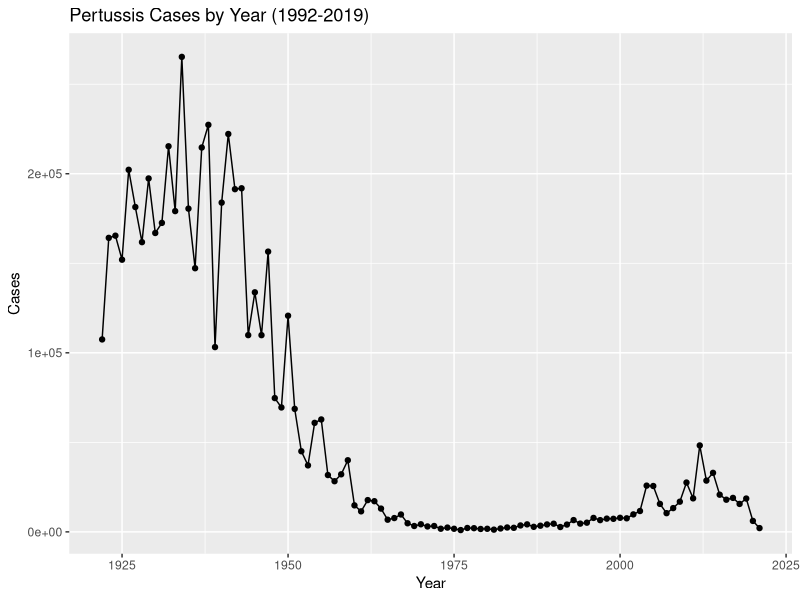
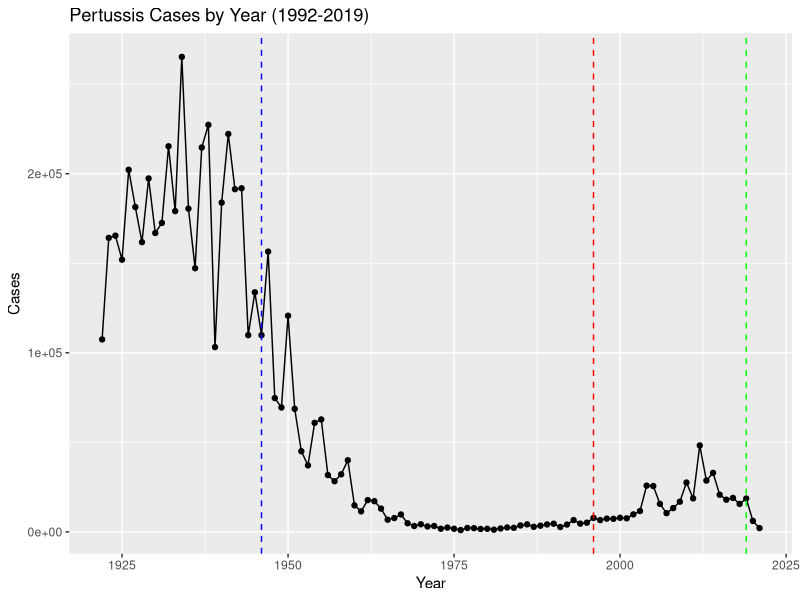

Generate these figures, in order, with R: (Note: this script raises an error after producing the figures.)
## ---- chunk 1
echo = FALSE

cdc <- data.frame(
                                                                                                                                                                                                            Year = c(1922L,1923L,1924L,
                                                                                                                                                                                                                     1925L,1926L,1927L,
                                                                                                                                                                                                                     1928L,1929L,1930L,
                                                                                                                                                                                                                     1931L,1932L,1933L,
                                                                                                                                                                                                                     1934L,1935L,1936L,
                                                                                                                                                                                                                     1937L,1938L,1939L,
                                                                                                                                                                                                                     1940L,1941L,
                                                                                                                                                                                                                     1942L,1943L,1944L,
                                                                                                                                                                                                                     1945L,1946L,1947L,
                                                                                                                                                                                                                     1948L,1949L,1950L,
                                                                                                                                                                                                                     1951L,1952L,1953L,
                                                                                                                                                                                                                     1954L,1955L,1956L,
                                                                                                                                                                                                                     1957L,1958L,1959L,
                                                                                                                                                                                                                     1960L,1961L,
                                                                                                                                                                                                                     1962L,1963L,1964L,
                                                                                                                                                                                                                     1965L,1966L,1967L,
                                                                                                                                                                                                                     1968L,1969L,1970L,
                                                                                                                                                                                                                     1971L,1972L,1973L,
                                                                                                                                                                                                                     1974L,1975L,1976L,
                                                                                                                                                                                                                     1977L,1978L,1979L,
                                                                                                                                                                                                                     1980L,1981L,
                                                                                                                                                                                                                     1982L,1983L,1984L,
                                                                                                                                                                                                                     1985L,1986L,1987L,
                                                                                                                                                                                                                     1988L,1989L,1990L,
                                                                                                                                                                                                                     1991L,1992L,1993L,
                                                                                                                                                                                                                     1994L,1995L,1996L,
                                                                                                                                                                                                                     1997L,1998L,1999L,
                                                                                                                                                                                                                     2000L,2001L,
                                                                                                                                                                                                                     2002L,2003L,2004L,
                                                                                                                                                                                                                     2005L,2006L,2007L,
                                                                                                                                                                                                                     2008L,2009L,2010L,
                                                                                                                                                                                                                     2011L,2012L,2013L,
                                                                                                                                                                                                                     2014L,2015L,2016L,
                                                                                                                                                                                                                     2017L,2018L,2019L,
                                                                                                                                                                                                                     2020L,2021L),
                                                                                                                                                                                    Cases = c(107473,164191,165418,
                                                                                                                                                                                                                     152003,202210,
                                                                                                                                                                                                                     181411,161799,197371,
                                                                                                                                                                                                                     166914,172559,
                                                                                                                                                                                                                     215343,179135,265269,
                                                                                                                                                                                                                     180518,147237,
                                                                                                                                                                                                                     214652,227319,103188,
                                                                                                                                                                                                                     183866,222202,
                                                                                                                                                                                                                     191383,191890,109873,
                                                                                                                                                                                                                     133792,109860,
                                                                                                                                                                                                                     156517,74715,69479,
                                                                                                                                                                                                                     120718,68687,45030,
                                                                                                                                                                                                                     37129,60886,62786,
                                                                                                                                                                                                                     31732,28295,32148,
                                                                                                                                                                                                                     40005,14809,
                                                                                                                                                                                                                     11468,17749,17135,
                                                                                                                                                                                                                     13005,6799,7717,9718,
                                                                                                                                                                                                                     4810,3285,4249,
                                                                                                                                                                                                                     3036,3287,1759,
                                                                                                                                                                                                                     2402,1738,1010,2177,
                                                                                                                                                                                                                     2063,1623,1730,
                                                                                                                                                                                                                     1248,1895,2463,
                                                                                                                                                                                                                     2276,3589,4195,2823,
                                                                                                                                                                                                                     3450,4157,4570,
                                                                                                                                                                                                                     2719,4083,6586,
                                                                                                                                                                                                                     4617,5137,7796,6564,
                                                                                                                                                                                                                     7405,7298,7867,
                                                                                                                                                                                                                     7580,9771,11647,
                                                                                                                                                                                                                     25827,25616,15632,
                                                                                                                                                                                                                     10454,13278,16858,
                                                                                                                                                                                                                     27550,18719,48277,
                                                                                                                                                                                                                     28639,32971,
                                                                                                                                                                                                                     20762,17972,18975,
                                                                                                                                                                                                                     15609,18617,6124,
                                                                                                                                                                                                                     2116)
                                                                                                                                                                                  )
## ---- chunk 2
head(cdc)
## ---- chunk 3
library(ggplot2)

ggplot(cdc) + aes(Year, Cases) + geom_point() + geom_line() + labs(title = "Pertussis Cases by Year (1992-2019)")
## ---- chunk 4

ggplot(cdc) + aes(Year, Cases) + geom_point() + geom_line() + 
  labs(title = "Pertussis Cases by Year (1992-2019)") + 
  geom_vline(xintercept = 1946, linetype = "dashed", col = "blue") + 
  geom_vline(xintercept = 1996, linetype = "dashed", col = "red") + 
  geom_vline(xintercept = 2019, linetype = "dashed", col = "green") 
## ---- chunk 5
library(jsonlite)

# Subject table

subject <- read_json("http://cmi-pb.org/api/subject", simplifyVector = TRUE)
specimen <- read_json("http://cmi-pb.org/api/specimen", simplifyVector = TRUE)

titer <- read_json("http://cmi-pb.org/api/v4/plasma_ab_titer", simplifyVector = TRUE)

## ---- chunk 6
head(subject)
## ---- chunk 7
head(titer)
## ---- chunk 8
table(subject$infancy_vac)
## ---- chunk 9
table(subject$biological_sex)
## ---- chunk 10
table(subject$race, subject$biological_sex)
## ---- chunk 11
library(tidyverse)
## ---- chunk 12
today()
## ---- chunk 13
today() - mdy("11-28-2001")
## ---- chunk 14
time_length( today() - ymd("2002-08-18"), "years")
## ---- chunk 15
subject$age <- today() - ymd(subject$year_of_birth)
## ---- chunk 16
library(dplyr)

 ap <- subject %>% filter(infancy_vac == "aP")

round( summary( time_length( ap$age, "years" ) ) )
## ---- chunk 17
# wP

wp <- subject %>% filter(infancy_vac == "wP") 
round( summary( time_length( wp$age, "years" ) ) )
## ---- chunk 18
subject$age <- ymd(subject$date_of_boost) - ymd(subject$year_of_birth)

subject$age_year <- time_length(subject$age, "year")

head(subject)
## ---- chunk 19
ggplot(subject) +
  aes(time_length(age, "year"),
      fill=as.factor(infancy_vac)) +
  geom_histogram(show.legend=FALSE) +
  facet_wrap(vars(infancy_vac), nrow=2) +
  xlab("Age in years")
## ---- chunk 20
meta <- inner_join(specimen, subject)

dim(meta)
head(meta)
## ---- chunk 21
head(titer)
## ---- chunk 22
abdata <- inner_join(titer, meta)

dim(abdata)
head(abdata)
## ---- chunk 23
table(abdata$isotype)
## ---- chunk 24
table(abdata$dataset)
## ---- chunk 25
igg <- abdata %>% filter(isotype == "IgG")

head(igg)
## ---- chunk 26
ggplot(igg) + aes(MFI_normalised, antigen) + geom_boxplot()
## ---- chunk 27
ggplot(igg) + 
  aes(MFI_normalised, antigen, col = infancy_vac) + 
  geom_boxplot()

## ---- chunk 28
ggplot(igg) + 
  aes(MFI_normalised, antigen) + 
  geom_boxplot() + xlim(0,75) + facet_wrap(vars(visit), nrow=2)
## ---- chunk 29
head(igg)
## ---- chunk 30
igg.pt <- igg %>% filter(antigen == "PT", dataset == "2021_dataset")
## ---- chunk 31
ggplot(igg.pt) + 
  aes(planned_day_relative_to_boost, MFI_normalised, 
      col = infancy_vac, group = subject_id) + 
  geom_point() + geom_line() + geom_vline(xintercept = 0, linetype = "dashed", col = "black") + 
  geom_line() + geom_vline(xintercept = 14, linetype = "dashed", col = "black") 
## ---- chunk 32
url <- "https://www.cmi-pb.org/api/v2/rnaseq?versioned_ensembl_gene_id=eq.ENSG00000211896.7"

rna <- read_json(url, simplifyVector = TRUE) 
## ---- chunk 33
#meta <- inner_join(specimen, subject)
ssrna <- inner_join(rna, meta)
## ---- chunk 34
ggplot(ssrna) +
  aes(x = visit, y = tpm, group=subject_id) +
  geom_point() +
  geom_line(alpha=0.2)
